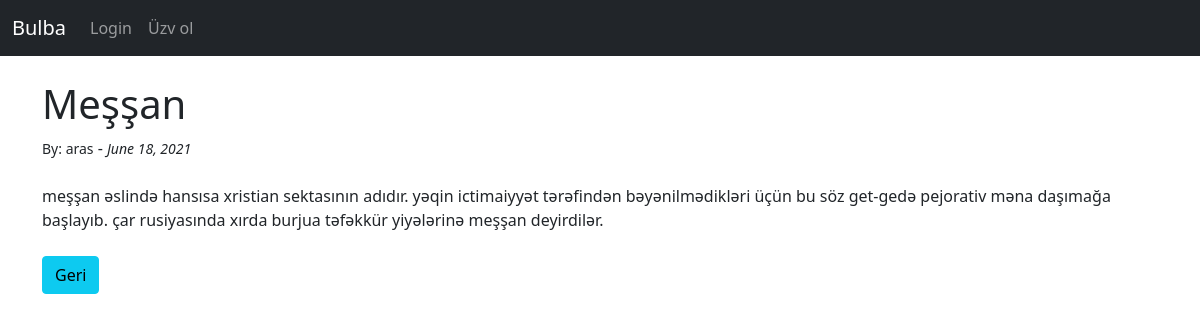
The app's page /article/2 with its own data.
### bulbablog/models.py (models this page shows, shortened)
class Post(models.Model):
   title = models.CharField(max_length=255)
   title_tag = models.CharField(max_length=255, default="Bulba Blog")
   author = models.ForeignKey(User, on_delete=models.CASCADE)
   body = models.TextField()
   post_date = models.DateField(auto_now_add=True)
   category = models.CharField(max_length=255, default='uncategorized')

### bulbablog/views.py (the view)
# urls.py: path('article/<int:pk>', PostView.as_view(), name='article-detail'),
class PostView(DetailView):
  model = Post
  template_name = 'article_details.html'

### bulbablog/templates/article_details.html (shortened to what this page needs)
{% extends 'base.html' %}
{% block content %}
<h1>{{ post.title }}</h1>
<small>By: {{ post.author }}</small> - <small> <i> {{ post.post_date }} </i></small>
{{ post.body|safe }}
<br/><br/>
<a href="{% url 'home' %}" class="btn btn-info">Geri</a>
{% endblock %}

### records on screen
Post: title "Meşşan", author "aras", post_date "June 18, 2021", body "meşşan əslində hansısa xristian sektasının adıdır. yəqin ictimaiyyət tərəfindən bəyənilmədikləri üçün bu söz get-gedə pejorativ məna daşımağa başlayıb. çar rusiyasında xırda burjua təfəkkür yiyələrinə meşşan deyirdilər."
